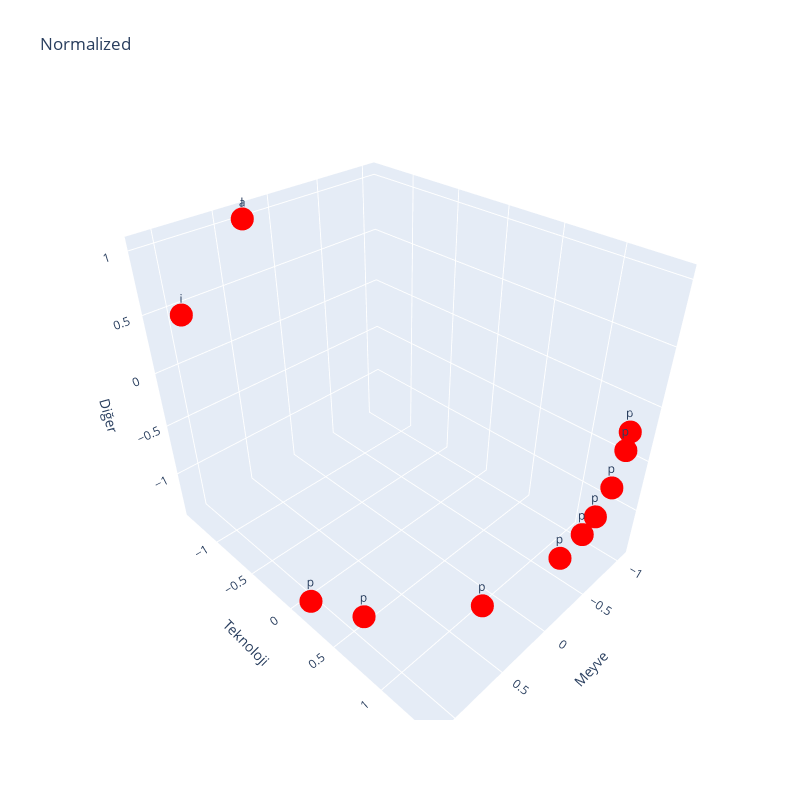

The cell this chart's notebook holds for it:
### Code cell
dots_data = [
  {
    "dots": l_normalized[0].detach().cpu().numpy(),
    "color": "red",
    "labels": [letters[i] for i in tokens_padded]
  }
]

plot_dots(dots_data, "Normalized")

### Figure 1 — Plotly figure (JSON) as saved in the notebook; plotly's stock layout.template omitted (floating-point values rounded to 4 significant figures)
{"data": [{"hoverinfo": "text", "marker": {"color": "red", "size": 8}, "mode": "markers+text", "text": ["a", "l", "i", "p", "p", "p", "p", "p", "p", "p", "p", "p"], "type": "scatter3d", "x": [0.3285, 0.3285, 0.9419, -1.068, -0.6255, 0.2405, 1.13, 0.897, -0.5021, -0.9878, -0.8004, -0.313], "y": [-1.355, -1.355, -1.384, 1.337, 1.411, 1.086, 0.1696, 0.4962, 1.396, 1.37, 1.41, 1.351], "z": [1.027, 1.027, 0.4424, -0.2694, -0.7856, -1.327, -1.299, -1.393, -0.8936, -0.3825, -0.6095, -1.038]}], "layout": {"height": 800, "scene": {"xaxis": {"title": {"text": "Meyve"}}, "yaxis": {"title": {"text": "Teknoloji"}}, "zaxis": {"title": {"text": "Diğer"}}}, "showlegend": false, "title": {"text": "Normalized"}, "width": 800}}
